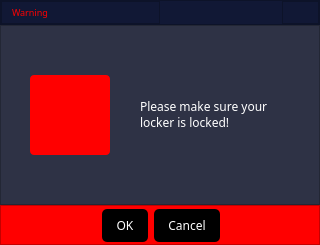
<?xml version="1.0" encoding="UTF-8"?>
<ui version="4.0">
 <class>Dialog</class>
 <widget class="QDialog" name="Dialog">
  <property name="geometry">
   <rect>
    <x>0</x>
    <y>0</y>
    <width>320</width>
    <height>245</height>
   </rect>
  </property>
  <property name="windowTitle">
   <string>Dialog</string>
  </property>
  <layout class="QVBoxLayout" name="verticalLayout">
   <property name="spacing">
    <number>0</number>
   </property>
   <property name="leftMargin">
    <number>0</number>
   </property>
   <property name="topMargin">
    <number>0</number>
   </property>
   <property name="rightMargin">
    <number>0</number>
   </property>
   <property name="bottomMargin">
    <number>0</number>
   </property>
   <item>
    <widget class="QFrame" name="titlebar">
     <property name="minimumSize">
      <size>
       <width>0</width>
       <height>25</height>
      </size>
     </property>
     <property name="maximumSize">
      <size>
       <width>16777215</width>
       <height>25</height>
      </size>
     </property>
     <property name="styleSheet">
      <string notr="true">background-color: rgb(17, 24, 53);
color: rgb(255, 247, 1);

</string>
     </property>
     <property name="frameShape">
      <enum>QFrame::StyledPanel</enum>
     </property>
     <property name="frameShadow">
      <enum>QFrame::Raised</enum>
     </property>
     <layout class="QHBoxLayout" name="horizontalLayout_7">
      <property name="spacing">
       <number>0</number>
      </property>
      <property name="leftMargin">
       <number>0</number>
      </property>
      <property name="topMargin">
       <number>0</number>
      </property>
      <property name="rightMargin">
       <number>0</number>
      </property>
      <property name="bottomMargin">
       <number>0</number>
      </property>
      <item>
       <widget class="QFrame" name="frame_8">
        <property name="font">
         <font>
          <pointsize>7</pointsize>
         </font>
        </property>
        <property name="frameShape">
         <enum>QFrame::StyledPanel</enum>
        </property>
        <property name="frameShadow">
         <enum>QFrame::Raised</enum>
        </property>
        <layout class="QHBoxLayout" name="horizontalLayout_8">
         <property name="spacing">
          <number>0</number>
         </property>
         <property name="leftMargin">
          <number>10</number>
         </property>
         <property name="topMargin">
          <number>0</number>
         </property>
         <property name="rightMargin">
          <number>0</number>
         </property>
         <property name="bottomMargin">
          <number>0</number>
         </property>
         <item>
          <widget class="QLabel" name="label_3">
           <property name="font">
            <font>
             <family>Orbitron</family>
             <pointsize>7</pointsize>
            </font>
           </property>
           <property name="styleSheet">
            <string notr="true">color: rgb(255, 0, 0);</string>
           </property>
           <property name="text">
            <string>Warning</string>
           </property>
          </widget>
         </item>
        </layout>
       </widget>
      </item>
      <item alignment="Qt::AlignRight">
       <widget class="QFrame" name="frame_3">
        <property name="frameShape">
         <enum>QFrame::StyledPanel</enum>
        </property>
        <property name="frameShadow">
         <enum>QFrame::Raised</enum>
        </property>
        <layout class="QHBoxLayout" name="horizontalLayout_9">
         <property name="spacing">
          <number>7</number>
         </property>
         <property name="leftMargin">
          <number>0</number>
         </property>
         <property name="topMargin">
          <number>0</number>
         </property>
         <property name="rightMargin">
          <number>0</number>
         </property>
         <property name="bottomMargin">
          <number>0</number>
         </property>
         <item>
          <widget class="QPushButton" name="btn_close">
           <property name="minimumSize">
            <size>
             <width>35</width>
             <height>20</height>
            </size>
           </property>
           <property name="maximumSize">
            <size>
             <width>35</width>
             <height>20</height>
            </size>
           </property>
           <property name="toolTip">
            <string>Close</string>
           </property>
           <property name="styleSheet">
            <string notr="true">QPushButton{	
	color: rgb(42, 41, 41);
	border-radius : 2px;
}

QPushButton:hover{	
	
	color: rgb(42, 41, 41);
	background-color: rgb(255, 0, 0);
}
QToolTip {	
	color: rgb(15, 15, 15);
}</string>
           </property>
           <property name="text">
            <string/>
           </property>
           <property name="icon">
            <iconset>
             <normaloff>../../../../02. Project 2024/Python/drone-detector/assets/icon/x.svg</normaloff>../../../../02. Project 2024/Python/drone-detector/assets/icon/x.svg</iconset>
           </property>
           <property name="iconSize">
            <size>
             <width>15</width>
             <height>15</height>
            </size>
           </property>
          </widget>
         </item>
        </layout>
       </widget>
      </item>
     </layout>
    </widget>
   </item>
   <item>
    <widget class="QFrame" name="frame_messageBox">
     <property name="minimumSize">
      <size>
       <width>320</width>
       <height>180</height>
      </size>
     </property>
     <property name="maximumSize">
      <size>
       <width>320</width>
       <height>180</height>
      </size>
     </property>
     <property name="styleSheet">
      <string notr="true">background-color: rgb(46, 50, 69);</string>
     </property>
     <property name="frameShape">
      <enum>QFrame::StyledPanel</enum>
     </property>
     <property name="frameShadow">
      <enum>QFrame::Raised</enum>
     </property>
     <property name="lineWidth">
      <number>0</number>
     </property>
     <layout class="QHBoxLayout" name="horizontalLayout">
      <property name="spacing">
       <number>0</number>
      </property>
      <property name="leftMargin">
       <number>0</number>
      </property>
      <property name="topMargin">
       <number>0</number>
      </property>
      <property name="rightMargin">
       <number>20</number>
      </property>
      <property name="bottomMargin">
       <number>0</number>
      </property>
      <item alignment="Qt::AlignHCenter|Qt::AlignVCenter">
       <widget class="QLabel" name="label_criticalIcon">
        <property name="minimumSize">
         <size>
          <width>80</width>
          <height>80</height>
         </size>
        </property>
        <property name="maximumSize">
         <size>
          <width>80</width>
          <height>80</height>
         </size>
        </property>
        <property name="styleSheet">
         <string notr="true">QLabel {
	background-color: #ff0000;
	border-radius: 4px;
}</string>
        </property>
        <property name="text">
         <string/>
        </property>
        <property name="pixmap">
         <pixmap>../assets/icon/triangle-exclamation-solid-full.svg</pixmap>
        </property>
        <property name="scaledContents">
         <bool>true</bool>
        </property>
       </widget>
      </item>
      <item>
       <widget class="QLabel" name="label_infoText">
        <property name="minimumSize">
         <size>
          <width>159</width>
          <height>149</height>
         </size>
        </property>
        <property name="maximumSize">
         <size>
          <width>159</width>
          <height>149</height>
         </size>
        </property>
        <property name="font">
         <font>
          <family>Orbitron</family>
         </font>
        </property>
        <property name="styleSheet">
         <string notr="true">color: rgb(255, 255, 255);</string>
        </property>
        <property name="text">
         <string>&lt;html&gt;&lt;head/&gt;&lt;body&gt;&lt;p&gt;&lt;span style=&quot; font-size:9pt; color:#ffffff;&quot;&gt;Please make sure your locker is locked!&lt;/span&gt;&lt;/p&gt;&lt;/body&gt;&lt;/html&gt;</string>
        </property>
        <property name="wordWrap">
         <bool>true</bool>
        </property>
       </widget>
      </item>
     </layout>
    </widget>
   </item>
   <item>
    <widget class="QFrame" name="frame_button">
     <property name="minimumSize">
      <size>
       <width>320</width>
       <height>40</height>
      </size>
     </property>
     <property name="maximumSize">
      <size>
       <width>320</width>
       <height>40</height>
      </size>
     </property>
     <property name="styleSheet">
      <string notr="true">QFrame {
background-color: rgb(255, 0, 0);
}</string>
     </property>
     <property name="frameShape">
      <enum>QFrame::StyledPanel</enum>
     </property>
     <property name="frameShadow">
      <enum>QFrame::Raised</enum>
     </property>
     <property name="lineWidth">
      <number>0</number>
     </property>
     <layout class="QHBoxLayout" name="horizontalLayout_2">
      <property name="spacing">
       <number>0</number>
      </property>
      <property name="leftMargin">
       <number>0</number>
      </property>
      <property name="topMargin">
       <number>0</number>
      </property>
      <property name="rightMargin">
       <number>0</number>
      </property>
      <property name="bottomMargin">
       <number>0</number>
      </property>
      <item>
       <widget class="QDialogButtonBox" name="buttonBox">
        <property name="sizePolicy">
         <sizepolicy hsizetype="Preferred" vsizetype="Preferred">
          <horstretch>0</horstretch>
          <verstretch>0</verstretch>
         </sizepolicy>
        </property>
        <property name="minimumSize">
         <size>
          <width>320</width>
          <height>40</height>
         </size>
        </property>
        <property name="maximumSize">
         <size>
          <width>320</width>
          <height>40</height>
         </size>
        </property>
        <property name="font">
         <font>
          <family>Orbitron</family>
          <pointsize>8</pointsize>
         </font>
        </property>
        <property name="cursor">
         <cursorShape>PointingHandCursor</cursorShape>
        </property>
        <property name="styleSheet">
         <string notr="true">QPushButton {
                background-color: #000000;
	            color: #ffffff;
                font-family: Orbitron;
                font-size: 12px;
                border: none;
                padding: 8px 14px;
                border-radius: 5px;
            }
            QPushButton:hover {
                background-color: #62615F;
	            color: #ffffff;
            }
            QPushButton:pressed {
                background-color: #fff701;
                color: #000000;
            }</string>
        </property>
        <property name="orientation">
         <enum>Qt::Horizontal</enum>
        </property>
        <property name="standardButtons">
         <set>QDialogButtonBox::Cancel|QDialogButtonBox::Ok</set>
        </property>
        <property name="centerButtons">
         <bool>true</bool>
        </property>
       </widget>
      </item>
     </layout>
    </widget>
   </item>
  </layout>
 </widget>
 <resources/>
 <connections/>
</ui>
